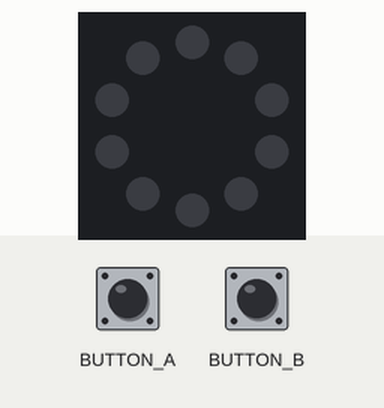
The program below on a simulated Circuit Playground running CircuitPython. Shown: the board's ring of 10 RGB LEDs (number 0 left of the top, counting anticlockwise). The test bench sets the inputs (shaded band). Dim RGB values are drawn brighter than linear.

Above: at 1.2 s.
1.3 s: button A pressed for 0.15 s
At 1.37 s:
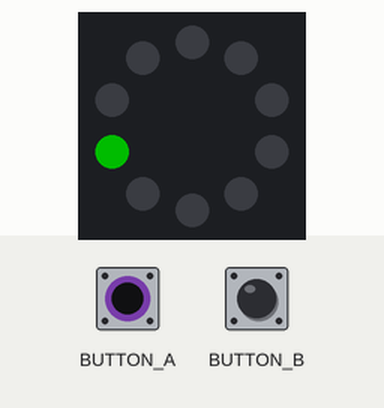
2.9 s: button B pressed for 0.15 s
At 2.97 s:
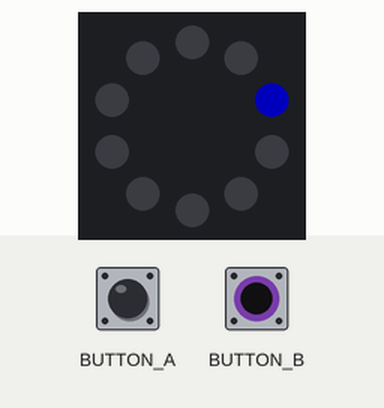
4.5 s: button B pressed for 3.2 s
9.2 s: button A pressed for 3.2 s
At 10.5 s:
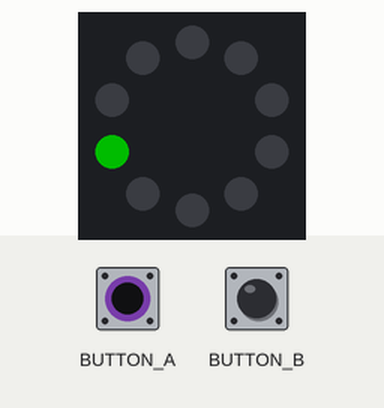
13.9 s: BUTTON_A (button A) driven HIGH and BUTTON_B (button B) driven HIGH
At 14.4 s:
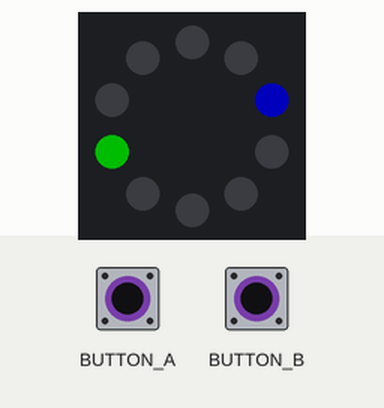
Timing chart, 0 to 16.4 s (numbered marks = the images above; inputs shaded):
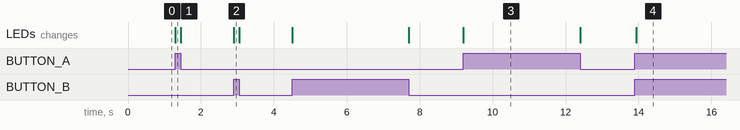

Measured:
- after the input at 1.3 s, the LEDs: change at once (image 1)
- after the input at 2.9 s, the LEDs: change at once (image 2)
- after the input at 9.2 s, the LEDs: change at once (image 3)
- after the input at 13.9 s, the LEDs: change at once (image 4)

The program:

cpx_buttons_1_neopixel.py
```python
"""This example lights up the third NeoPixel while button A is being pressed, and lights up the
eighth NeoPixel while button B is being pressed."""
from adafruit_circuitplayground.express import cpx

cpx.pixels.brightness = 0.3
cpx.pixels.fill((0, 0, 0))  # Turn off the NeoPixels if they're on!

while True:
    if cpx.button_a:
        cpx.pixels[2] = (0, 255, 0)
    else:
        cpx.pixels[2] = (0, 0, 0)

    if cpx.button_b:
        cpx.pixels[7] = (0, 0, 255)
    else:
        cpx.pixels[7] = (0, 0, 0)
```
